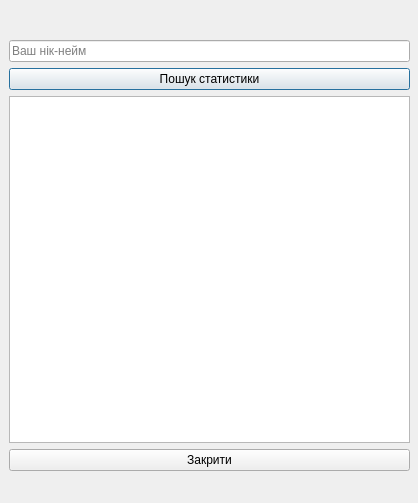
<?xml version="1.0" encoding="UTF-8"?>
<ui version="4.0">
 <class>StatsDialog</class>
 <widget class="QDialog" name="StatsDialog">
  <property name="geometry">
   <rect>
    <x>0</x>
    <y>0</y>
    <width>418</width>
    <height>503</height>
   </rect>
  </property>
  <property name="windowTitle">
   <string>Dialog</string>
  </property>
  <widget class="QWidget" name="verticalLayoutWidget">
   <property name="geometry">
    <rect>
     <x>9</x>
     <y>40</y>
     <width>401</width>
     <height>431</height>
    </rect>
   </property>
   <layout class="QVBoxLayout" name="verticalLayout">
    <item>
     <widget class="QLineEdit" name="nicknameInput">
      <property name="placeholderText">
       <string>Ваш нік-нейм</string>
      </property>
     </widget>
    </item>
    <item>
     <widget class="QPushButton" name="searchButton">
      <property name="text">
       <string>Пошук статистики</string>
      </property>
     </widget>
    </item>
    <item>
     <widget class="QTextBrowser" name="resultsOutput"/>
    </item>
    <item>
     <widget class="QPushButton" name="closeButton">
      <property name="text">
       <string>Закрити</string>
      </property>
     </widget>
    </item>
   </layout>
  </widget>
 </widget>
 <resources/>
 <connections/>
</ui>
